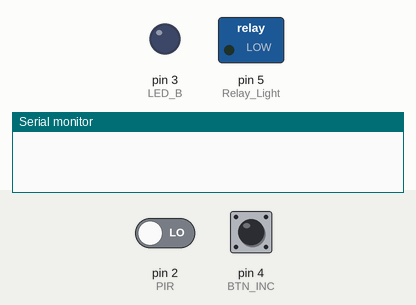
The sketch below on a simulated Arduino Uno, built with avr-gcc and run on an emulated ATmega328P. Parts: switched loads named in the sketch (green lamp = pin HIGH), output pins drawn as LEDs (lit = HIGH), the last lines printed to the serial monitor. Inputs (shaded band) come from the test bench; at power-on: pin 2 (PIR) LOW, pin 4 (BTN_INC) HIGH.

Above: at 15.2 s.
15.3 s: pin 2 (PIR) driven HIGH
At 16.0 s:
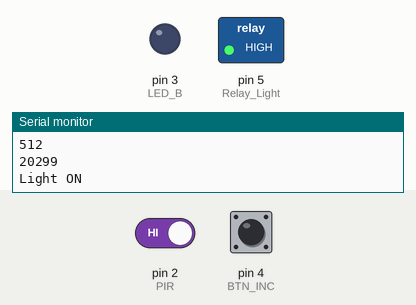
16.8 s: pin 4 (BTN_INC) pulled LOW for 0.15 s
At 31.0 s:
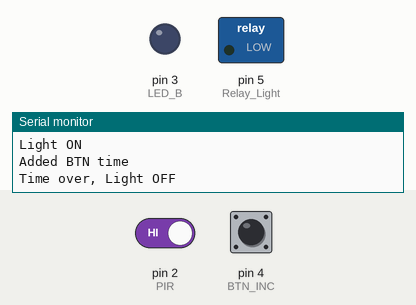
Timing chart, 0 to 31.8 s (numbered marks = the images above; inputs shaded):
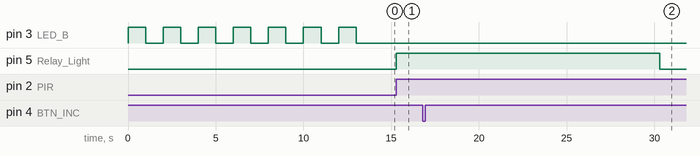

Measured:
- after the input at 15.3 s, pin 5 (Relay_Light): LOW → HIGH at once
- after the input at 16.8 s, pin 5 (Relay_Light): HIGH → LOW after 13.5 s instead of 3.5 s

The sketch:

uno_smart_light.ino
```cpp
/*
   Uno version smart light

   Created: 4/12/2019 10:20:22 PM
   Author : Gerankin-EIS
*/

#include <avr/io.h>


#define LightSensor_PIN PB2
#define Relay_Light 5//(1<<PB0) //жёлтый
#define LED_B 3//(1<<PB1) //светодиод голубой
//#define LED_G 4//(1<<PB3) //светодиод зелёный
#define PIR   2//датчик движения
#define calibrationTime 14 //секунд для инициализации таймера;
#define TIMEOUT_PIR 5000
#define BTN_INC 4
#define BTN_INC_TIME 5000 * 2
volatile unsigned long delayBy = 0;
volatile boolean movementOn = false;
void setup()
{
  //DDRB |= (LED_B | Relay_Light) ;
  pinMode(Relay_Light, OUTPUT);
  pinMode(LED_B, OUTPUT);
  pinMode(PIR, INPUT);
  pinMode(BTN_INC, INPUT);
  digitalWrite(BTN_INC, HIGH);
   Serial.begin(9600);
  for (int i = 0; i < calibrationTime; i++) {
    digitalWrite(LED_B, !digitalRead(LED_B));
    delay(1000);
  }
  attachInterrupt(digitalPinToInterrupt(PIR), pin_ISR, RISING );
}
void pin_ISR()
{
  movementOn = true;
  unsigned long tmp = millis() + TIMEOUT_PIR;
  if (delayBy < tmp) {
    delayBy = tmp;
    Serial.println("inc time");
  }
}
volatile bool activatedLight = false;
char btnIncCount = 0;
bool incButtonClicked = false;
void loop()
{
  if (! movementOn ) {
    return;
  }

  if (!activatedLight) {
    Serial.println("Movement");
    int photo = analogRead(0);
    Serial.println(photo);
    Serial.println(delayBy);
    if (photo > 300) {
      Serial.println("Light ON");
      digitalWrite(Relay_Light, HIGH);
      activatedLight = true;
    }
    else{
      movementOn = false;
      Serial.println("Skip movement");
    }
  }


  if (activatedLight && (millis() > delayBy)) {
    if(incButtonClicked){
      delayBy += BTN_INC_TIME;
      incButtonClicked = false;
      Serial.println("Added BTN time");
      return;
    }
    Serial.println("Time over, Light OFF");
    digitalWrite(Relay_Light, LOW);
    movementOn = false;
    delayBy = 0;
    activatedLight = false;
  }
  if(activatedLight){
    bool pressed = digitalRead(BTN_INC) == LOW;
    if( pressed && btnIncCount<5){
      btnIncCount++;
    }
    if(!pressed && btnIncCount >0){
      btnIncCount--;
    }

    if(btnIncCount == 5){
      incButtonClicked = true;
      btnIncCount = 0;
    }
  }
}
```
